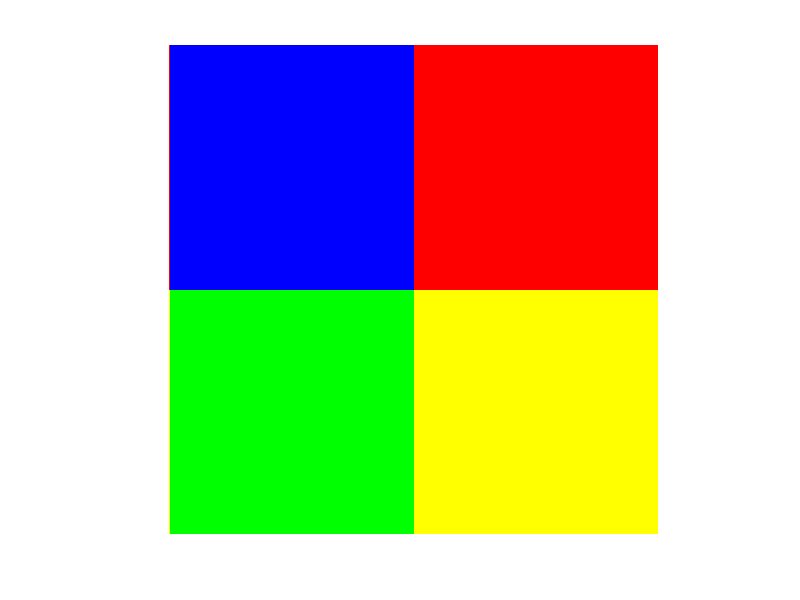

Write the MATLAB code that produced this figure.
% Computer Vision (MAI) - Exercises from Practicum 2
% Javier Fernandez (javierfdr@gmail.com)
% Alejandro Hernandez (alejandro.ajhr@gmail.com)

% 1.1 Creating images of 3 channels (color images)
% The RGB images are formed by 3 matrices, commonly called channels.
% Create the 3 images in gray scale as shown in Figure 1.

c1 = [zeros(256,128), ones(256,128)];
c2 = [zeros(128,256); ones(128,256)];
c3 = [ones(128),zeros(128); zeros(128,256)];

input('Generating 3channels image. Press enter to continue');
cm = cat(3,c1,c2,c3);
figure, imshow(cm);

imwrite(cm,'3channels.jpg','jpg');

